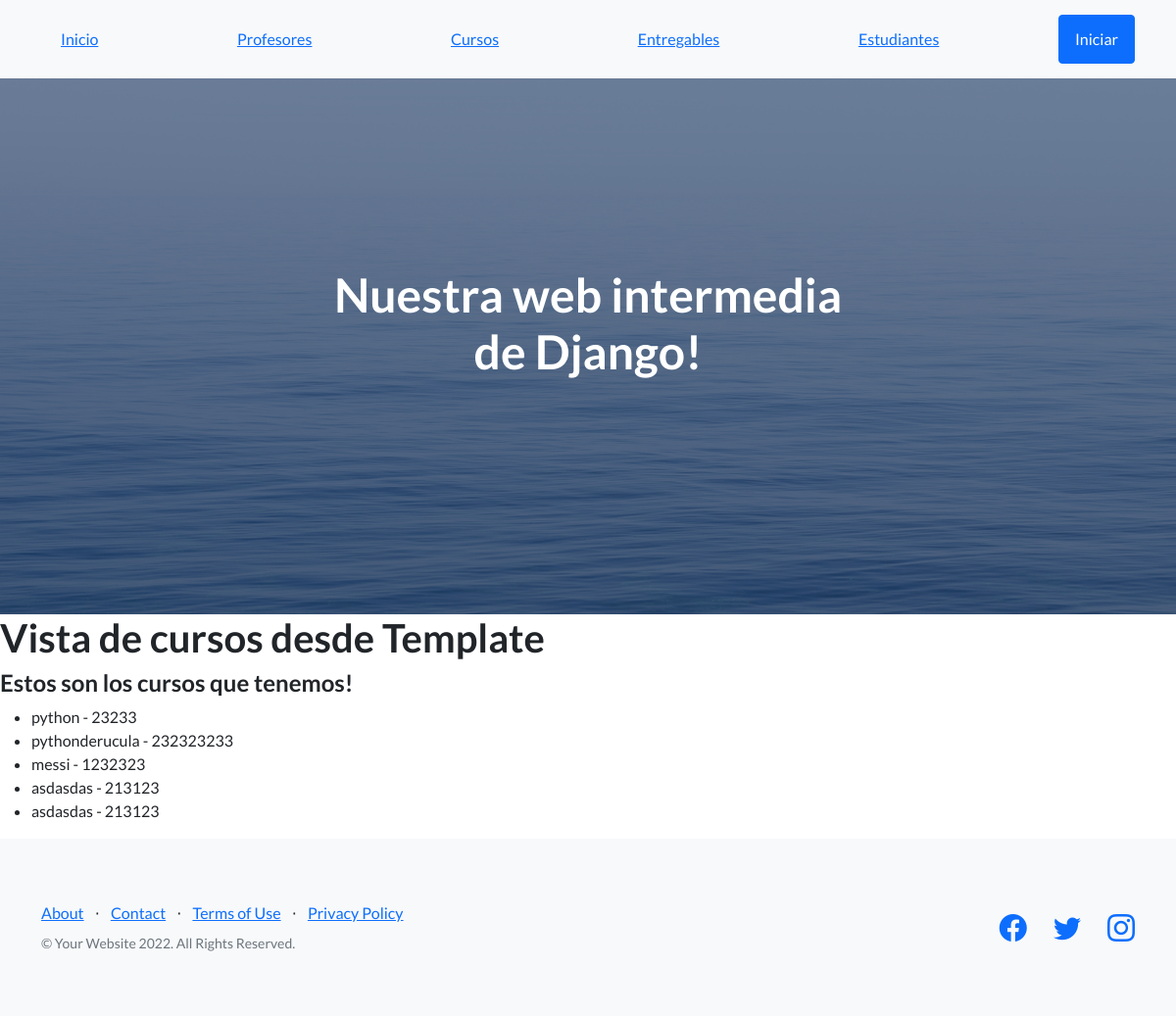
The app's page /app-coder/cursos/, older data.
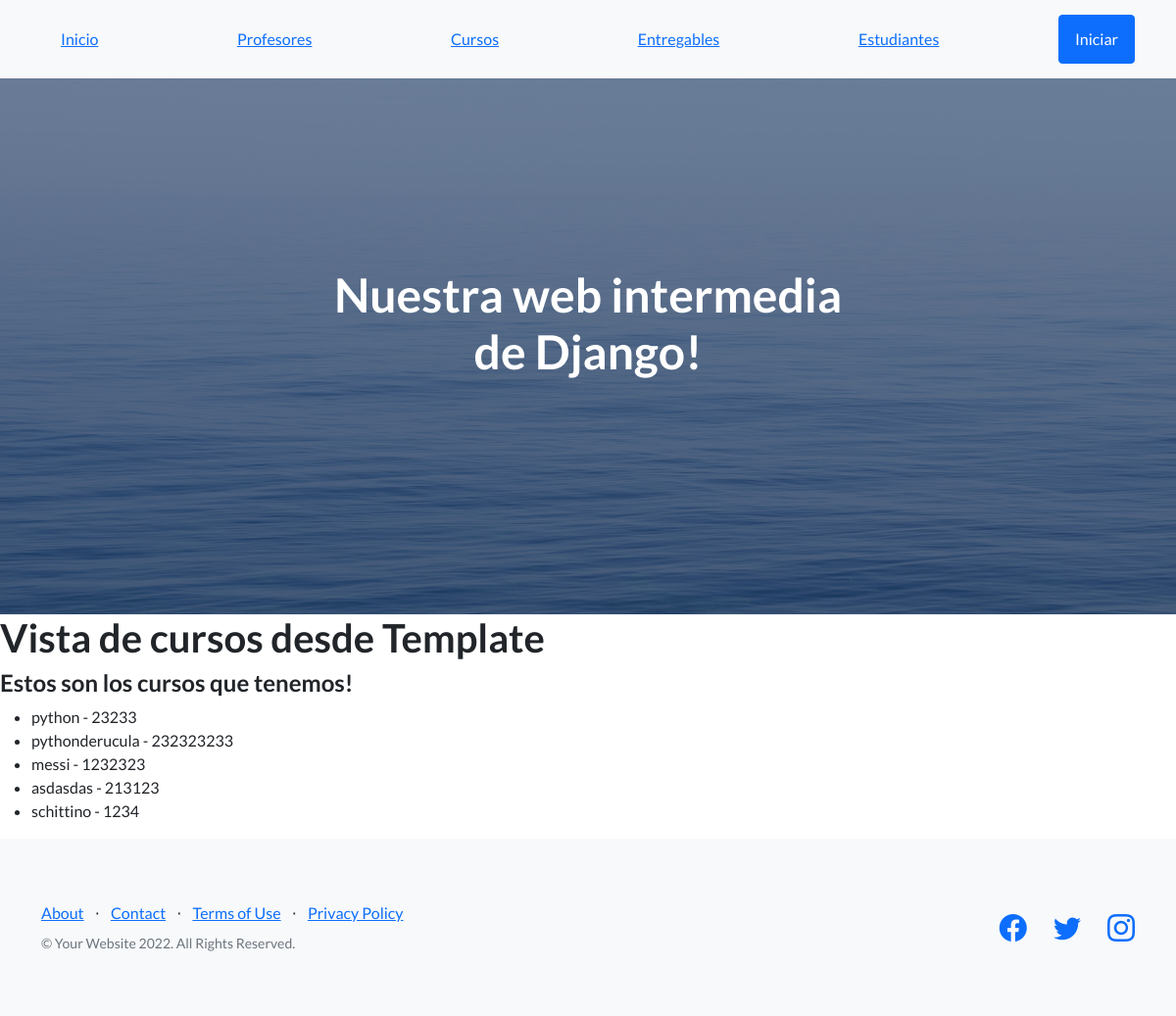
The same page, newer data.
### AppCoder/models.py (models this page shows, shortened)
class Curso(models.Model):
    nombre = models.CharField( max_length=50)
    camada = models.IntegerField()

### AppCoder/views.py (the view)
# urls.py: path("cursos/", cursos, name="Cursos"),
def cursos(request):
    lista = Curso.objects.all()
    return render(request, "cursos.html", {"lista_cursos":lista})

### AppCoder/Template/cursos.html
{% extends 'padre.html' %}
{% load static %}
{% block contenidoQueCambia %}
<h1>Vista de cursos desde Template</h1>
<h4>Estos son los cursos que tenemos!</h4>
<ul>
        {% for curso in lista_cursos %}
            <li>{{curso.nombre}} - {{curso.camada}}</li>
        {% endfor %}
</ul>
{% endblock contenidoQueCambia %}

### AppCoder/Template/padre.html (shortened to what this page needs)
<!DOCTYPE html>
<html lang="en">
    <head>
        {% load static %}
        <link href="https://cdn.jsdelivr.net/npm/bootstrap-icons@1.5.0/font/bootstrap-icons.css" rel="stylesheet" type="text/css" />
        <link href="{% static 'css/styles.css' %}" rel="stylesheet" />
        <link href="{% static 'css/misestilos.css' %}" rel="stylesheet" />
    </head>
    <body>
        <nav class="navbar navbar-light bg-light static-top">
            <div class="container">
                <a class="navbar-brand1" href="#!">Inicio</a>
                <a class="navbar-brand2" href="{% url "Profesores" %}">Profesores</a>
                <a class="navbar-brand3" href="{% url "Cursos" %}">Cursos</a>
                <a class="navbar-brand4" href="{% url "Entregables" %}">Entregables</a>
                <a class="navbar-brand5" href="{% url "Estudiantes" %}">Estudiantes</a>
                <a class="btn btn-primary" href="#signup">Iniciar</a>
            </div>
        </nav>
        <header class="masthead">
            <div class="container position-relative">
                <div class="row justify-content-center">
                    <div class="col-xl-6">
                        <div class="text-center text-white">
                            <h1 class="mb-5">Nuestra web intermedia de Django!</h1>
                        </div>
                    </div>
                </div>
            </div>
        </header>
        {% block contenidoQueCambia %}
        {% endblock contenidoQueCambia %}
        <footer class="footer bg-light">
            <div class="container">
                <div class="row">
                    <div class="col-lg-6 h-100 text-center text-lg-start my-auto">
                        <ul class="list-inline mb-2">
                            <li class="list-inline-item"><a href="#!">About</a></li>
                            <li class="list-inline-item">⋅</li>
                            <li class="list-inline-item"><a href="#!">Contact</a></li>
                            <li class="list-inline-item">⋅</li>
                            <li class="list-inline-item"><a href="#!">Terms of Use</a></li>
                            <li class="list-inline-item">⋅</li>
                            <li class="list-inline-item"><a href="#!">Privacy Policy</a></li>
                        </ul>
                        <p class="text-muted small mb-4 mb-lg-0">&copy; Your Website 2022. All Rights Reserved.</p>
                    </div>
                    <div class="col-lg-6 h-100 text-center text-lg-end my-auto">
                        <ul class="list-inline mb-0">
                            <li class="list-inline-item me-4">
                                <a href="#!"><i class="bi-facebook fs-3"></i></a>
                            </li>
                            <li class="list-inline-item me-4">
                                <a href="#!"><i class="bi-twitter fs-3"></i></a>
                            </li>
                            <li class="list-inline-item">
                                <a href="#!"><i class="bi-instagram fs-3"></i></a>
                            </li>
                        </ul>
                    </div>
                </div>
            </div>
        </footer>
    </body>
</html>

### AppCoder/static/css/misestilos.css (style rules this page uses)
.navbar-brand1 { margin-right: 75px; padding: 20px; border-radius: 5px; }
.navbar-brand2 { margin-right: 75px; padding: 20px; border-radius: 5px; }
.navbar-brand3 { margin-right: 75px; padding: 20px; border-radius: 5px; }
.navbar-brand4 { margin-right: 75px; padding: 20px; border-radius: 5px; }
.navbar-brand5 { margin-right: 75px; padding: 20px; border-radius: 5px; }

Row changes from the older to the newer data that the page shows:
removed Curso: nombre "asdasdas", camada "213123"
added Curso: nombre "schittino", camada "1234"
